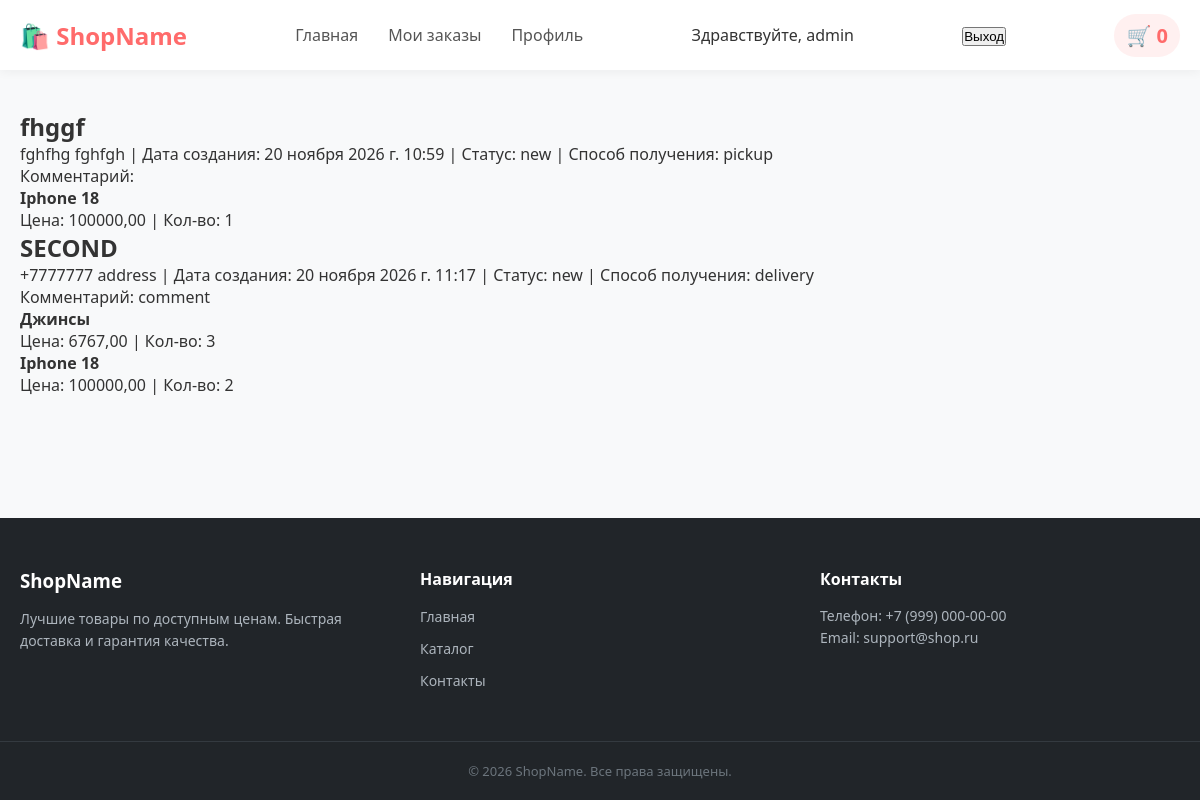
Page /order/my_orders/ (signed in) on the committed database.
### order/models.py (models this page shows, shortened)
class Order(models.Model):
    STATUS_CHOICES = [
        ("new", "Новый"),
        ("processing", "В обработке"),
        ("completed", "Завершенный")
    ]
    DELIVERY_CHOICES = [
        ("pickup", "Самовывоз"),
        ("delivery", "Доставка")
    ]
    user = models.ForeignKey(settings.AUTH_USER_MODEL, on_delete=models.SET_NULL, null=True, blank=True)
    user_name = models.CharField(max_length=50)
    phone_number = models.CharField(max_length=30)
    address = models.CharField(max_length=100)
    email = models.EmailField(blank=True)
    comment = models.TextField(blank=True)
    created_at = models.DateTimeField(auto_now_add=True)
    status = models.CharField(max_length=50, choices=STATUS_CHOICES, default="new")
    delivery_method = models.CharField(choices=DELIVERY_CHOICES, default="pickup")
    class Meta:
        verbose_name = "Заказ"
        verbose_name_plural = "Заказы"

class OrderItem(models.Model):
    order = models.ForeignKey(Order, on_delete=models.CASCADE, related_name="items")
    product = models.ForeignKey(Product, on_delete=models.PROTECT)
    price = models.DecimalField(max_digits=10, decimal_places=2)
    quantity = models.PositiveIntegerField()
    class Meta:
        verbose_name = "Позиция закакза"
        verbose_name_plural = "Позиции заказа"

### main/models.py (models this page shows, shortened)
class Product(models.Model):
    category = models.ForeignKey(Category, on_delete=models.CASCADE, related_name="categories")
    name = models.CharField(max_length=100, db_index=True)
    slug = models.SlugField(max_length=100)
    image = models.ImageField(upload_to='products/', blank=True)
    price = models.DecimalField(max_digits=10, decimal_places=2)
    description = models.TextField(blank=True)
    available = models.BooleanField(default=True)
    created = models.DateTimeField(auto_now_add=True)
    update = models.DateTimeField(auto_now=True)
    class Meta:
        ordering = ('name',)
        verbose_name = 'Продукт'
        verbose_name_plural = 'Продукты'

### order/views.py (the view)
# urls.py: path('my_orders/', views.my_orders, name='my_orders')
def my_orders(request):
    orders = Order.objects.filter(user=request.user)
    context = {
        "orders": orders
    }
    return render(request, 'order/my_orders.html', context)

### order/templates/order/my_orders.html (shortened to what this page needs)
{% extends "main/base.html" %}
{% block content %}
{% for order in orders %}
    {% if order.items.exists %}
        <h2>{{ order.user_name }}</h2>
        <p>{{ order.phone_number }} {{ order.address }} | Дата создания: {{ order.created_at }} | Статус: {{ order.status }} | Способ получения: {{ order.delivery_method }}</p>
        <p>Комментарий: {{ order.comment }}</p>
        {% for item in order.items.all %}
            <h4>{{ item.product.name }}</h4>
            <p>Цена: {{ item.price }} | Кол-во: {{ item.quantity }}</p>
        {% endfor %}
    {% endif %}
{% endfor %}
{% endblock content %}

### main/templates/main/base.html (shortened to what this page needs)
{% load static %}
<!DOCTYPE html>
<html lang="ru">
<head>
    <link rel="stylesheet" href="{% static 'main/style.css' %}">
</head>
<body>
    <header class="site-header">
        <div class="container header-container">
            <a href="{% url 'main' %}" class="logo">🛍️ ShopName</a>
            <nav class="nav-links">
                <a href="{% url 'main' %}">Главная</a>
                <a href="{% url 'my_orders' %}">Мои заказы</a>
                <a href="{% url 'account_profile' %}">Профиль</a>
            </nav>
            {% if user.is_authenticated %}
                <p>Здравствуйте, {{ user.username }}</p>
                <form action="{% url 'logout' %}" method="post">
                    <button type=submit>Выход</button>
                </form>
            {% else %}
                <p>Вы вошли, как гость</p>
                <a href="{% url 'register' %}">Регистрация</a>
                <a href="{% url 'login' %}">Вход</a>
            {% endif %}
            <div class="cart-icon">
                <a href="{% url 'cart_detail' %}">🛒 <span class="cart-count">0</span></a>
            </div>
        </div>
    </header>
    <main class="site-main">
        <div class="container">
            {% block content %}
            {% endblock %}
        </div>
    </main>
    <footer class="site-footer">
        <div class="container footer-container">
            <div class="footer-col">
                <h3>ShopName</h3>
                <p>Лучшие товары по доступным ценам. Быстрая доставка и гарантия качества.</p>
            </div>
            <div class="footer-col">
                <h4>Навигация</h4>
                <ul>
                    <li><a href="#">Главная</a></li>
                    <li><a href="#">Каталог</a></li>
                    <li><a href="#">Контакты</a></li>
                </ul>
            </div>
            <div class="footer-col">
                <h4>Контакты</h4>
                <p>Телефон: +7 (999) 000-00-00</p>
                <p>Email: support@shop.ru</p>
            </div>
        </div>
        <div class="footer-bottom">
            <p>&copy; 2026 ShopName. Все права защищены.</p>
        </div>
    </footer>
</body>
</html>

### main/static/main/style.css (style rules this page uses)
* { margin: 0; padding: 0; box-sizing: border-box; }
body { font-family: 'Segoe UI', Tahoma, Geneva, Verdana, sans-serif; background-color: #f8f9fa; color: #333; display: flex; flex-direction: column; min-height: 100vh; }
a { text-decoration: none; color: inherit; }
ul { list-style: none; }
.container { max-width: 1200px; margin: 0 auto; padding: 0 20px; width: 100%; }
.site-header { background-color: #ffffff; box-shadow: 0 2px 10px rgba(0, 0, 0, 0.05); position: sticky; top: 0; z-index: 1000; }
.header-container { display: flex; justify-content: space-between; align-items: center; height: 70px; }
.logo { font-size: 24px; font-weight: 700; color: #ff6b6b; }
.nav-links { display: flex; gap: 30px; }
.nav-links a { font-weight: 500; color: #555; transition: color 0.2s; }
.cart-icon { font-size: 20px; cursor: pointer; position: relative; background: #fff0f0; padding: 8px 12px; border-radius: 50px; color: #ff6b6b; font-weight: 600; }
.site-main { flex: 1; padding: 40px 0; }
.site-footer { background-color: #212529; color: #adb5bd; padding-top: 50px; }
.footer-container { display: grid; grid-template-columns: repeat(auto-fit, minmax(250px, 1fr)); gap: 40px; padding-bottom: 40px; border-bottom: 1px solid #343a40; }
.footer-col h3, .footer-col h4 { color: #fff; margin-bottom: 15px; }
.footer-col p { font-size: 14px; line-height: 1.6; }
.footer-col ul li { margin-bottom: 10px; }
.footer-col ul li a { font-size: 14px; transition: color 0.2s; }
.footer-bottom { text-align: center; padding: 20px 0; font-size: 13px; color: #6c757d; }

### rows in the picture
Order: user_name "fhggf", phone_number "fghfhg", address "fghfgh", created_at "20 ноября 2026 г. 10:59", status "new", delivery_method "pickup"
OrderItem: product.name "Iphone 18", price "100000,00", quantity "1"
Order: user_name "SECOND", phone_number "+7777777", address "address", created_at "20 ноября 2026 г. 11:17", status "new", delivery_method "delivery", comment "comment"
OrderItem: product.name "Джинсы", price "6767,00", quantity "3"
OrderItem: product.name "Iphone 18", price "100000,00", quantity "2"

### other values in the picture
{{ user.username }} "admin"
